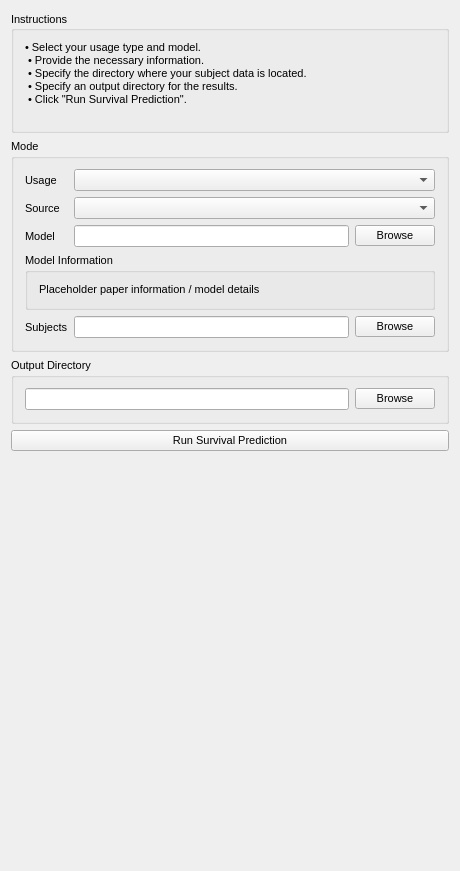
<?xml version="1.0" encoding="UTF-8"?>
<ui version="4.0">
 <class>QmitkCaPTkSurvivalControls</class>
 <widget class="QWidget" name="QmitkCaPTkSurvivalControls">
  <property name="geometry">
   <rect>
    <x>0</x>
    <y>0</y>
    <width>456</width>
    <height>871</height>
   </rect>
  </property>
  <property name="sizePolicy">
   <sizepolicy hsizetype="Minimum" vsizetype="Minimum">
    <horstretch>0</horstretch>
    <verstretch>0</verstretch>
   </sizepolicy>
  </property>
  <property name="minimumSize">
   <size>
    <width>0</width>
    <height>0</height>
   </size>
  </property>
  <property name="font">
   <font>
    <family>MS Shell Dlg 2</family>
    <pointsize>8</pointsize>
    <weight>50</weight>
    <italic>false</italic>
    <bold>false</bold>
    <underline>false</underline>
    <strikeout>false</strikeout>
   </font>
  </property>
  <property name="windowTitle">
   <string>QmitkCaPTkSurvival</string>
  </property>
  <layout class="QVBoxLayout" name="verticalLayout_5">
   <item>
    <widget class="QGroupBox" name="groupBoxInstructions">
     <property name="sizePolicy">
      <sizepolicy hsizetype="Minimum" vsizetype="Fixed">
       <horstretch>0</horstretch>
       <verstretch>0</verstretch>
      </sizepolicy>
     </property>
     <property name="layoutDirection">
      <enum>Qt::LeftToRight</enum>
     </property>
     <property name="title">
      <string>Instructions</string>
     </property>
     <property name="alignment">
      <set>Qt::AlignLeading|Qt::AlignLeft|Qt::AlignVCenter</set>
     </property>
     <layout class="QVBoxLayout" name="verticalLayout_7">
      <item>
       <widget class="QLabel" name="label_Instructions">
        <property name="sizePolicy">
         <sizepolicy hsizetype="Preferred" vsizetype="Expanding">
          <horstretch>0</horstretch>
          <verstretch>0</verstretch>
         </sizepolicy>
        </property>
        <property name="text">
         <string>• Select your usage type and model.
 • Provide the necessary information.
 • Specify the directory where your subject data is located.
 • Specify an output directory for the results.
 • Click &quot;Run Survival Prediction&quot;.
</string>
        </property>
        <property name="wordWrap">
         <bool>true</bool>
        </property>
       </widget>
      </item>
     </layout>
    </widget>
   </item>
   <item>
    <widget class="QGroupBox" name="groupBox_DataSelection">
     <property name="sizePolicy">
      <sizepolicy hsizetype="Minimum" vsizetype="Fixed">
       <horstretch>0</horstretch>
       <verstretch>0</verstretch>
      </sizepolicy>
     </property>
     <property name="title">
      <string>Mode</string>
     </property>
     <layout class="QGridLayout" name="gridLayout">
      <item row="0" column="1" colspan="2">
       <widget class="QmitkDataStorageComboBox" name="m_cbUsageSelector">
        <property name="sizePolicy">
         <sizepolicy hsizetype="Expanding" vsizetype="Fixed">
          <horstretch>0</horstretch>
          <verstretch>0</verstretch>
         </sizepolicy>
        </property>
       </widget>
      </item>
      <item row="5" column="2">
       <widget class="QPushButton" name="pushButton_SubjectDirBrowse">
        <property name="text">
         <string>Browse</string>
        </property>
       </widget>
      </item>
      <item row="2" column="1">
       <widget class="QLineEdit" name="lineEdit_CustomModelDir"/>
      </item>
      <item row="1" column="1" colspan="2">
       <widget class="QmitkDataStorageComboBox" name="m_cbModelSourceSelector">
        <property name="sizePolicy">
         <sizepolicy hsizetype="Expanding" vsizetype="Fixed">
          <horstretch>0</horstretch>
          <verstretch>0</verstretch>
         </sizepolicy>
        </property>
       </widget>
      </item>
      <item row="5" column="1">
       <widget class="QLineEdit" name="lineEdit_SubjectDir"/>
      </item>
      <item row="1" column="0">
       <widget class="QLabel" name="label_Source">
        <property name="text">
         <string>Source</string>
        </property>
       </widget>
      </item>
      <item row="2" column="2">
       <widget class="QPushButton" name="pushButton_CustomModelDirBrowse">
        <property name="text">
         <string>Browse</string>
        </property>
       </widget>
      </item>
      <item row="0" column="0">
       <widget class="QLabel" name="label_Usage">
        <property name="text">
         <string>Usage</string>
        </property>
       </widget>
      </item>
      <item row="2" column="0">
       <widget class="QLabel" name="label_CustomModelDir">
        <property name="text">
         <string>Model</string>
        </property>
       </widget>
      </item>
      <item row="5" column="0">
       <widget class="QLabel" name="label_SubjectDir">
        <property name="text">
         <string>Subjects</string>
        </property>
       </widget>
      </item>
      <item row="3" column="0" colspan="3">
       <widget class="QGroupBox" name="groupBox_PaperInfo">
        <property name="title">
         <string>Model Information</string>
        </property>
        <layout class="QVBoxLayout" name="verticalLayout">
         <item>
          <widget class="QLabel" name="label_PaperInformation">
           <property name="text">
            <string>Placeholder paper information / model details</string>
           </property>
          </widget>
         </item>
        </layout>
       </widget>
      </item>
     </layout>
    </widget>
   </item>
   <item>
    <widget class="QGroupBox" name="groupBox_Output">
     <property name="title">
      <string>Output Directory</string>
     </property>
     <layout class="QHBoxLayout" name="horizontalLayout">
      <item>
       <widget class="QLineEdit" name="lineEdit_OutputDir"/>
      </item>
      <item>
       <widget class="QPushButton" name="pushButton_OutputDirBrowse">
        <property name="text">
         <string>Browse</string>
        </property>
       </widget>
      </item>
     </layout>
    </widget>
   </item>
   <item>
    <widget class="QPushButton" name="pushButtonRun">
     <property name="text">
      <string>Run Survival Prediction</string>
     </property>
    </widget>
   </item>
   <item>
    <spacer name="verticalSpacer">
     <property name="orientation">
      <enum>Qt::Vertical</enum>
     </property>
     <property name="sizeHint" stdset="0">
      <size>
       <width>438</width>
       <height>416</height>
      </size>
     </property>
    </spacer>
   </item>
  </layout>
 </widget>
 <layoutdefault spacing="6" margin="11"/>
 <customwidgets>
  <customwidget>
   <class>QmitkDataStorageComboBox</class>
   <extends>QComboBox</extends>
   <header location="global">QmitkDataStorageComboBox.h</header>
  </customwidget>
 </customwidgets>
 <resources/>
 <connections/>
</ui>
